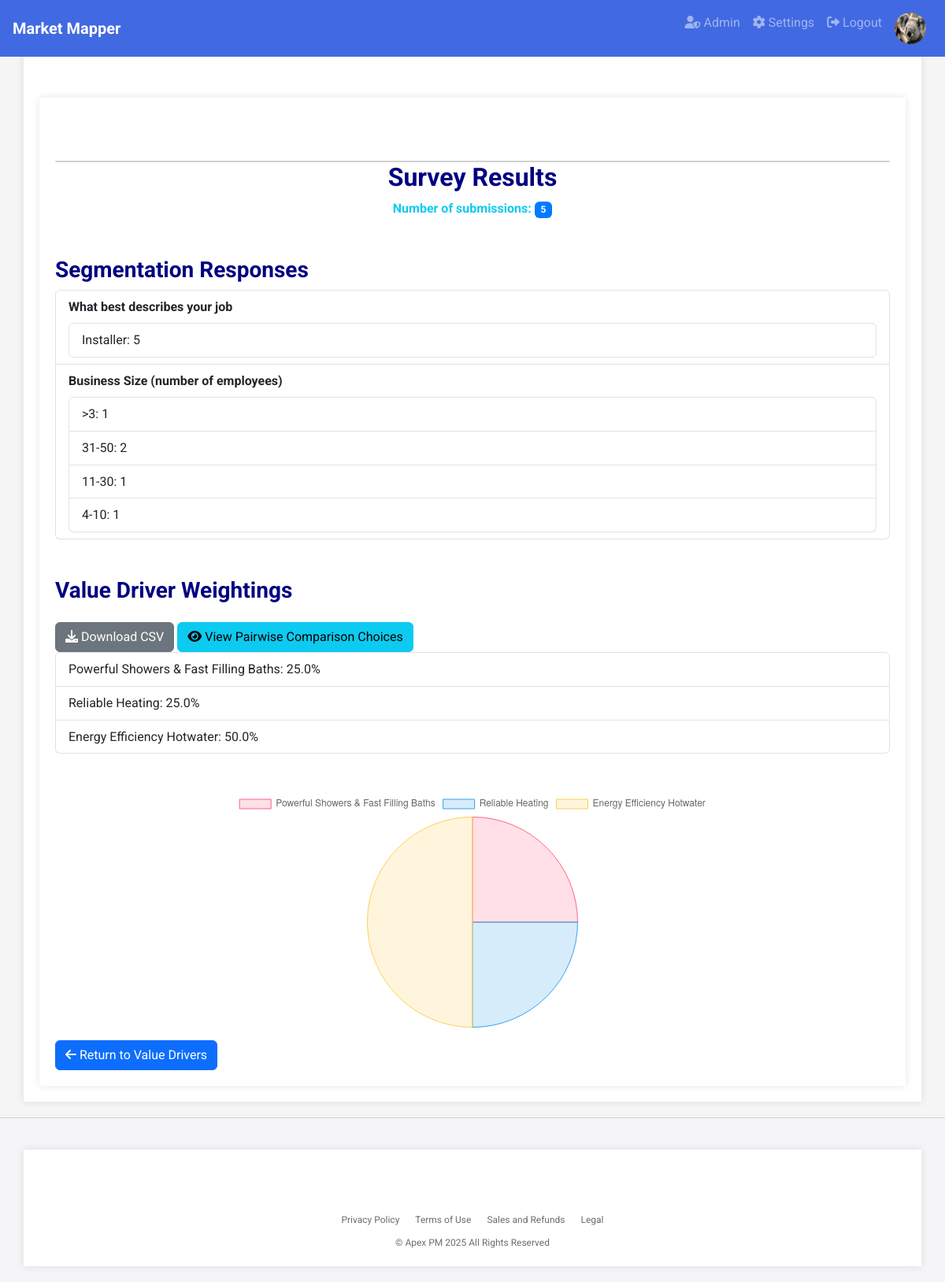
Screenshot of /survey_results/1 (signed in) with the database file from the repository.
### app.py (models this page shows, shortened)
class User(db.Model, UserMixin):
    id = db.Column(db.Integer, primary_key=True)
    username = db.Column(db.String(20), unique=True, nullable=False)
    email = db.Column(db.String(120), unique=True, nullable=False)  # Added email field
    password_hash = db.Column(db.String(128), nullable=False)
    profile_image = db.Column(db.String(255), nullable=True)  # Add profile_image field
    role = db.Column(db.String(50), nullable=False)  # Add role field

class AdditionalQuestionResponse(db.Model):
    id = db.Column(db.Integer, primary_key=True)
    project_id = db.Column(db.Integer, db.ForeignKey('project.id'), nullable=False)
    question_text = db.Column(db.String(255), nullable=False)
    response = db.Column(db.String(255), nullable=False)

class ValueDriver(db.Model):
    id = db.Column(db.Integer, primary_key=True)
    value_driver = db.Column(db.String(100), nullable=False)
    measured_by = db.Column(db.String(100))
    technical_attributes = db.Column(db.Text, nullable=True)  # Add technical_attributes field
    weighting = db.Column(db.Float, default=0.0)  # Changed to Float for more precision
    project_id = db.Column(db.Integer, db.ForeignKey('project.id'), nullable=False)
    ratings = db.relationship('Rating', cascade='all, delete-orphan', backref='value_driver')

### app.py (the view)
@app.route('/survey_results/<int:project_id>')
def survey_results(project_id):
    project = Project.query.get_or_404(project_id)
    value_drivers = ValueDriver.query.filter_by(project_id=project_id).all()
    win_counts = {vd.id: 0 for vd in value_drivers}
    comparison_results = ComparisonResult.query.filter_by(project_id=project_id).all()
    for result in comparison_results:
        win_counts[result.winner_id] += 1
    total_comparisons = len(comparison_results)
    if total_comparisons > 0:
        for vd in value_drivers:
            vd.weighting = (win_counts[vd.id] / total_comparisons) * 100
            db.session.commit()
    labels = [vd.value_driver for vd in value_drivers]
    weights = [vd.weighting for vd in value_drivers]
    survey_data = list(zip(labels, weights))
    num_submissions = total_comparisons // (len(value_drivers) * (len(value_drivers) - 1) // 2)
    additional_questions = AdditionalQuestionResponse.query.filter_by(project_id=project_id).all()
    additional_questions_data = {}
    for response in additional_questions:
        if response.question_text not in additional_questions_data:
            additional_questions_data[response.question_text] = {}
        if response.response not in additional_questions_data[response.question_text]:
            additional_questions_data[response.question_text][response.response] = 0
        additional_questions_data[response.question_text][response.response] += 1
    return render_template('survey_results.html',
                           project=project,
                           survey_labels=labels,
                           survey_weights=weights,
                           num_submissions=num_submissions,
                           additional_questions=additional_questions,
                           survey_data=survey_data,
                           additional_questions_data=additional_questions_data)

### app.py (called while the page is built)
@login_manager.user_loader
def load_user(user_id):
    return db.session.get(User, int(user_id))

### templates/survey_results.html (shortened to what this page needs)
{% extends "base.html" %}
{% block content %}
<div class="container mt-4">
    <div class="card"></div>
        <div class="card-header text-center">
            <h1>Survey Results</h1>
        </div>
        <div class="card-body">
            <p class="text-center font-weight-bold text-info">Number of submissions: <span class="badge badge-pill badge-primary">{{ num_submissions }}</span></p>
            <h2 class="mt-5">Segmentation Responses</h2>
            <ul class="list-group">
                {% for question_text, responses in additional_questions_data.items() %}
                <li class="list-group-item">
                    <strong>{{ question_text }}</strong>
                    <ul class="list-group mt-2">
                        {% for response, count in responses.items() %}
                        <li class="list-group-item">{{ response }}: {{ count }}</li>
                        {% endfor %}
                    </ul>
                </li>
                {% endfor %}
            </ul>
            <h2 class="mt-5">Value Driver Weightings</h2>
            <a href="{{ url_for('download_survey_results_csv', project_id=project.id) }}" class="btn btn-secondary mt-3">
                <i class="fas fa-download"></i> Download CSV
            </a>
            <a href="{{ url_for('survey_pairwise_results', project_id=project.id) }}" class="btn btn-info mt-3">
                <i class="fas fa-eye"></i> View Pairwise Comparison Choices
            </a>
            <ul class="list-group">
                {% for label, weight in survey_data %}
                <li class="list-group-item">{{ label }}: {{ "%.1f" | format(weight) }}%</li>
                {% endfor %}
            </ul>
            <div class="text-center mt-5">
                <canvas id="surveyPieChart" width="300" height="300"></canvas>
            </div>
        </div>
        <div class="card-footer text-left">
            <a href="{{ url_for('value_drivers', project_id=project.id) }}" class="btn btn-primary mt-3">
                <i class="fas fa-arrow-left"></i> Return to Value Drivers
            </a>
        </div>
    </div>
</div>
<script>
    var ctx = document.getElementById('surveyPieChart').getContext('2d');
    var surveyPieChart = new Chart(ctx, {
        type: 'pie',
        data: {
            labels: {{ survey_labels | tojson }},
            datasets: [{
                data: {{ survey_weights | tojson }},
                backgroundColor: [
                    'rgba(255, 99, 132, 0.2)',
                    'rgba(54, 162, 235, 0.2)',
                    'rgba(255, 206, 86, 0.2)',
                    'rgba(75, 192, 192, 0.2)',
                    'rgba(153, 102, 255, 0.2)',
                    'rgba(255, 159, 64, 0.2)'
                ],
                borderColor: [
                    'rgba(255, 99, 132, 1)',
                    'rgba(54, 162, 235, 1)',
                    'rgba(255, 206, 86, 1)',
                    'rgba(75, 192, 192, 1)',
                    'rgba(153, 102, 255, 1)',
                    'rgba(255, 159, 64, 1)'
                ],
                borderWidth: 1
            }]
        },
        options: {
            responsive: true,
            maintainAspectRatio: false,
            plugins: {
                legend: {
                    position: 'top',
                },
                tooltip: {
                    callbacks: {
                        label: function(context) {
                            var label = context.label || '';
                            if (label) {
                                label += ': ';
                            }
                            label += context.raw.toFixed(1) + '%';
                            return label;
                        }
                    }
                }
            }
        }
    });
</script>
{% endblock %}

### templates/base.html (shortened to what this page needs)
<!DOCTYPE html>
<html lang="en">
<head>
    <link rel="stylesheet" href="https://stackpath.bootstrapcdn.com/bootstrap/4.5.2/css/bootstrap.min.css">
    <link rel="stylesheet" href="https://cdnjs.cloudflare.com/ajax/libs/font-awesome/6.0.0/css/all.min.css">
    <link href="https://cdn.jsdelivr.net/npm/bootstrap@5.3.2/dist/css/bootstrap.min.css" rel="stylesheet">
</head>
<body>
    <nav class="navbar navbar-expand-lg navbar-dark justify-content-between">
        <a class="navbar-brand" href="/">
            <span>Market Mapper</span>
        </a>
        <div class="collapse navbar-collapse" id="navbarNav">
            <ul class="navbar-nav ml-auto">
                {% if current_user.is_authenticated %}
                    {% if current_user.role == 'admin' %}
                        <li class="nav-item">
                            <a class="nav-link" href="{{ url_for('admin.index') }}" title="Admin">
                                <i class="fas fa-user-shield"></i> Admin
                            </a>
                        </li>
                    {% endif %}
                    <li class="nav-item">
                        <a class="nav-link" href="{{ url_for('settings') }}" title="Settings">
                            <i class="fas fa-cog"></i> Settings
                        </a>
                    </li>
                    <li class="nav-item">
                        <a class="nav-link" href="{{ url_for('logout') }}" title="Logout">
                            <i class="fas fa-sign-out-alt"></i> Logout
                        </a>
                    </li>
                    <li class="nav-item">
                        <div class="nav-link">
                            <div class="profile-image-container">
                                {% if current_user.profile_image %}
                                    <img src="{{ url_for('static', filename='uploads/' + current_user.profile_image) }}" alt="Profile Image" class="profile-image">
                                {% else %}
                                    <img src="{{ url_for('static', filename='uploads/default_profile.png') }}" alt="Profile Image" class="profile-image">
                                {% endif %}
                            </div>
                        </div>
                    </li>
                {% endif %}
            </ul>
        </div>
    </nav>
    <div class="container">
        {% block content %}{% endblock %}
    <footer class="footer">
        <div class="container">
            <ul class="footer-links">
                <li><a href="#">Privacy Policy</a></li>
                <li><a href="{{ url_for('termsofuse') }}">Terms of Use</a></li>
                <li><a href="#">Sales and Refunds</a></li>
                <li><a href="{{ url_for('terms') }}">Legal</a></li>
            </ul>
            <div class="footer-copyright">
                &copy; Apex PM 2025 All Rights Reserved
            </div>
        </div>
    </footer>
</body>
</html>

### templates/base.html (style rules this page uses)
body { font-family: 'Roboto', sans-serif; background-color: #F5F5F5; color: #333333; line-height: 1.6; margin: 0; }
h1, h2, h3 { color: #000080; font-weight: 700; }
h1 { font-size: 32px; }
h2 { font-size: 28px; }
a { color: #4169E1; }
.navbar { background-color: #4169E1; padding: 0.5rem 1rem; position: fixed; width: 100%; top: 0; z-index: 100; }
.navbar-brand { display: flex; align-items: center; }
.navbar-brand span { font-weight: bold; font-size: 1.25rem; }
.container { background-color: #FFFFFF; padding: 20px; margin-top: 20px; box-shadow: 0 0 10px rgba(0,0,0,0.1); padding-top: 80px; }
.footer { background-color: #f5f5f7; color: #6e6e73; padding: 20px 0; font-size: 12px; border-top: 1px solid #d2d2d7; width: 100%; margin-top: 20px; }
.footer-links { list-style: none; padding: 0; margin: 0; display: flex; justify-content: center; }
.footer-links li { margin: 0 10px; }
.footer-links a { color: #6e6e73; text-decoration: none; }
.footer-copyright { margin-top: 10px; text-align: center; }
.profile-image-container { position: relative; display: inline-block; }
.profile-image { width: 40px; height: 40px; border-radius: 50%; }

### rows the page displays
User: profile_image (picture)
AdditionalQuestionResponse: question_text "What best describes your job", response "Installer", count "5"
AdditionalQuestionResponse: question_text "Business Size (number of employees)", response ">3", project "1"
AdditionalQuestionResponse: response "31-50", count "2"
AdditionalQuestionResponse: response "11-30", project "1"
AdditionalQuestionResponse: response "4-10", project "1"
ValueDriver: value_driver "Powerful Showers & Fast Filling Baths", weighting "25.0"
ValueDriver: value_driver "Reliable Heating", weighting "25.0"
ValueDriver: value_driver "Energy Efficiency Hotwater", weighting "50.0"

### other values shown
{{ num_submissions }} "5"
chart data {{ survey_weights | tojson }} [25.0, 25.0, 50.0]
